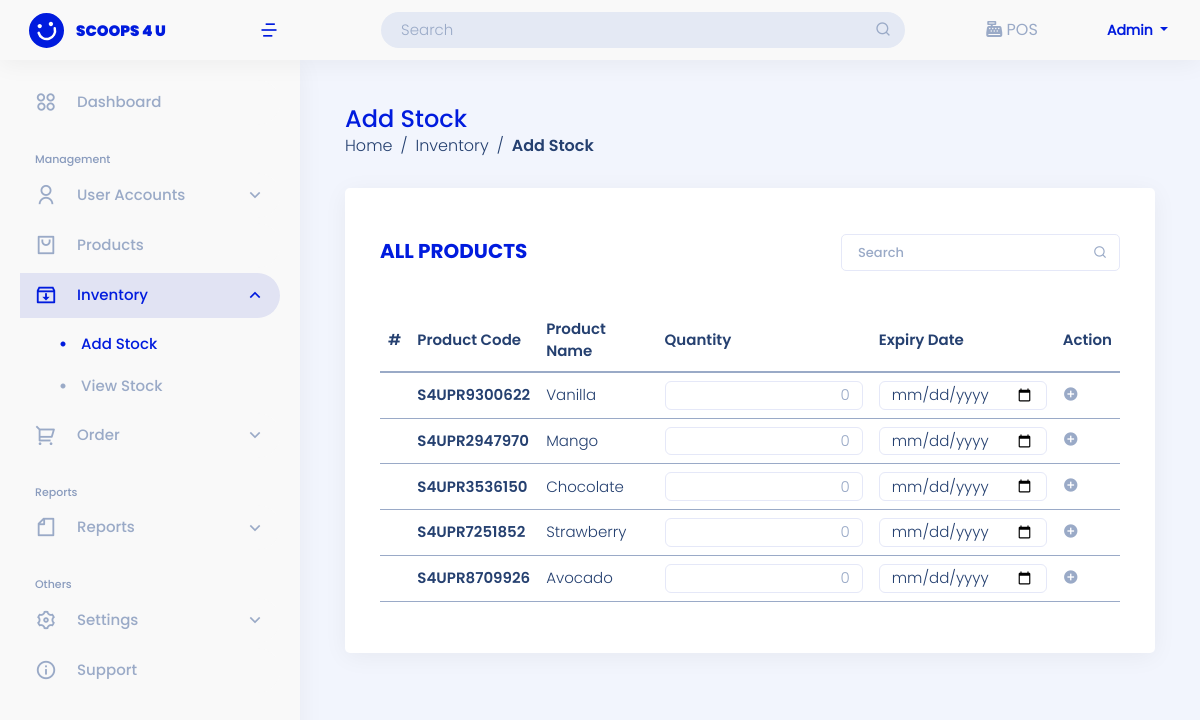
Page /user-site/inventory/ (signed in) on the committed database.
### landing_page/models.py (models this page shows)
class User(AbstractUser):
    ROLE = ((" "," "),("admin","admin"),("staff","staff"),("reseller","reseller"),("rider","rider"))
    STAT = ((" "," "),("active","active"),("inactive","inactive"))
    role = models.CharField(max_length=50, null=True, default=None, choices=ROLE)
    status = models.CharField(max_length=50, null=True, default=None , choices=STAT)

### admin_site/models.py (models this page shows, shortened)
class Product(models.Model):
    STATUS = (("available","available"),("not available","not available"))
    product_code =  models.CharField(unique=True, max_length=200, verbose_name='Product Code')
    product_category =  models.CharField(max_length=200, verbose_name='Category')
    product_name=  models.CharField(max_length=200, verbose_name='Product Name')
    product_unit =  models.CharField(max_length=200, verbose_name='Unit')
    product_ResellerPrice =   models.BigIntegerField(null=True, verbose_name='Reseller Price')
    product_price =   models.BigIntegerField(null=True, verbose_name='Pos Price')
    product_stock =  models.BigIntegerField(null=True, verbose_name='Available Stock')
    product_status =  models.CharField(max_length=200, choices=STATUS, verbose_name='Status')

### admin_site/views.py (the view)
# urls.py: path('inventory/', views.inventory, name='inventory'),
@login_required(login_url='landing_page:login')
def inventory(request):
    list_products = Product.objects.all().order_by('-id')
    context = {'list_products':list_products}
    return render(request, 'admin_site/inventory/add-stock.html', context)

### templates/admin_site/inventory/add-stock.html (shortened to what this page needs)
{% extends 'admin_site/base.html' %}
{% block content %}
<aside id="sidebar" class="sidebar">
    <ul class="sidebar-nav" id="sidebar-nav">
        {% if user.role == "admin"%}
        <li class="nav-item">
            <a class="nav-link collapsed" href="{% url 'admin_site:dashboard'%}">
            <i class="ri-apps-2-line" style="font-size: 22px; font-weight: 100; margin-right: 20px"></i>
            <span>Dashboard</span>
            </a>
        </li>
        {% endif %}
        <li class="nav-heading pt-3">Management</li>
        {% if user.role == "admin"%}
        <li class="nav-item">
            <a class="nav-link collapsed" data-bs-target="#users-nav" data-bs-toggle="collapse" href="#">
            <i class="ri-user-line" style="font-size: 22px; font-weight: 100; margin-right: 20px"></i><span>User Accounts</span><i class="ri-arrow-down-s-line ms-auto" style="font-size: 20px; font-weight: 100;" ></i>
            </a>
        </li>
        {% endif %}
        <li class="nav-item">
        <a class="nav-link collapsed" href="{%url 'admin_site:list_product' %}">
            <i class="ri-shopping-bag-2-line" style="font-size: 22px; font-weight: 100; margin-right: 20px"></i>
            <span>Products</span>
        </a>
        </li>
        <li class="nav-item active-nav">
        <a class="nav-link" data-bs-target="#inventory-nav" data-bs-toggle="collapse" href="#">
            <i class="ri-inbox-archive-line"style="font-size: 22px; font-weight: 100; margin-right: 20px"></i>
            <span>Inventory</span><i class="ri-arrow-down-s-line ms-auto" style="font-size: 20px; font-weight: 100;" ></i>
        </a>
        <ul id="inventory-nav" class="nav-content collapse show" data-bs-parent="#sidebar-nav">
            <li>
                <a href="{%url 'admin_site:inventory' %}" class="active">
                        <span>Add Stock</span>
                </a>
            </li>
            <li>
                <a href="{% url 'admin_site:view_inventory' %}">
                    <span>View Stock</span>
                </a>
            </li>
        </ul>
        </li>
        {% if user.role == "admin"%}
        <li class="nav-item">
        <a class="nav-link collapsed " data-bs-target="#sales-nav" data-bs-toggle="collapse" href="#">
            <i class="ri-shopping-cart-2-line" style="font-size: 22px; font-weight: 100; margin-right: 20px"></i><span>Order</span><i class="ri-arrow-down-s-line ms-auto" style="font-size: 20px; font-weight: 100;" ></i>
        </a>
        </li>
        {% endif %}
        {% if user.role == "admin"%}
        <li class="nav-heading pt-3">Reports</li>
        <li class="mb-act nav-item">
            <a class="nav-link collapsed " data-bs-target="#reports-nav" data-bs-toggle="collapse" href="#">
                <i class="ri-file-line" style="font-size: 22px; font-weight: 100; margin-right: 20px"></i><span>Reports</span><i class="ri-arrow-down-s-line ms-auto" style="font-size: 20px; font-weight: 100;" ></i>
            </a>
        </li>
        {% endif %}
        <li class="nav-heading pt-3">Others</li>
        <li class="nav-item">
            {% if user.role == "admin"%}
            <a class="nav-link collapsed " data-bs-target="#settings-nav" data-bs-toggle="collapse" href="#">
                <i class="ri-settings-3-line" style="font-size: 22px; font-weight: 100; margin-right: 20px"></i><span>Settings</span><i class="ri-arrow-down-s-line ms-auto" style="font-size: 20px; font-weight: 100;" ></i>
            </a>
            {% endif %}
        </li>
        <li class="nav-item">
            <a href="{% url 'admin_site:support' %}" class="nav-link collapsed ">
                <i class="ri-information-line" style="font-size: 22px; font-weight: 100; margin-right: 20px"></i><span>Support</span>
            </a>
        </li>
    </ul>
</aside>
<main id="main" class="main mt-5">
    <div class="pagetitle">
        <h1>Add Stock</h1>
        <nav>
            {% if user.role == "admin"%}
            <ol class="breadcrumb">
                <li class="breadcrumb-item"><a href="{% url 'admin_site:dashboard'%}">Home</a></li>
                <li class="breadcrumb-item">Inventory</li>
                <li class="breadcrumb-item active">Add Stock</li>
            </ol>
            {% endif %}
        </nav>
    </div>
    <section class="section">
        <div class="row">
            <div class="col-lg-12">
                <div class="card">
                    <div class="card-body mt-3">
                        <div class="add-product product-d mb-4">
                            <h5 class="card-title feature">All Products</h5>
                            <form class="search-tab" action="{% url 'admin_site:search_inventory' %}" method="GET"  class="text-end px-4">
                                <input type="text" id="tableM" class="form-control p-2 ps-3" name="search" placeholder="Search">
                                <button class="btn btn-search btn-sm nope" type="submit"></button>
                            </form>
                        </div>
                        {% if list_products %}
                            <div class="table-responsive add-stock-t">
                                <table id="tableAdd" class="table table-hover">
                                    <thead>
                                        <tr class="align-middle">
                                            <th scope="col">#</th>
                                            <th scope="col">Product Code</th>
                                            <th scope="col">Product Name</th>
                                            <th scope="col">Quantity</th>
                                            <th scope="col">Expiry Date</th>
                                            <th scope="col" >Action</th>
                                        </tr>
                                    </thead>
                                    <tbody>
                                        {% for list in list_products %}
                                        <tr class="align-middle">
                                            <td class="num-row"></td>
                                            <td class="modal-view-product">
                                                <a href="{% url 'admin_site:view_product' list.id %}"  data-bs-toggle="modal" data-bs-target="#viewProductModal" class="text-decoration-none">{{ list.product_code }}</a>
                                            </td>
                                            <td style="text-transform: capitalize;">{{ list.product_name }}</td>
                                            <form action="{% url 'admin_site:update_inventory'  list.id %}" method="POST">
                                                <td><input type="number" name="quantity" class="form-control" style="text-align:right;" placeholder="0" required></td>
                                                <td><input type="date" class="form-control" name="expdate"  required></td>
                                                <td><button type="submit" class="btn btn-edit align-middle"><i class="ri-add-circle-fill"></i></button></td>
                                            </form>
                                        </tr>
                                        {% endfor %}
                                    </tbody>
                                </table>
                            </div>
                            {% endif %}
                    </div>
                </div>
            </div>
        </div>
    </section>
</main>
{% endblock content %}

### templates/admin_site/base.html (shortened to what this page needs)
{% load static %}
<!DOCTYPE html>
<html lang="en">
<head>
    <link href="https://cdn.jsdelivr.net/npm/bootstrap@5.0.2/dist/css/bootstrap.min.css" rel="stylesheet" >
    <link href="{% static '/css/assets/bootstrap/css/bootstrap.min.css'%}" rel="stylesheet">
    <link href="{% static '/css/assets/simple-datatables/style.css'%}" rel="stylesheet">
    <link href="{% static '/css/assets/remixicon/remixicon.css'%}" rel="stylesheet">
    <link href="https://cdn.datatables.net/1.13.4/css/jquery.dataTables.min.css" rel="stylesheet">
    <link href="https://cdn.datatables.net/buttons/2.3.6/css/buttons.dataTables.min.css" rel="stylesheet">
    <link href="https://cdn.datatables.net/autofill/2.5.3/css/autoFill.dataTables.min.css" rel="stylesheet">
    <link href="https://cdn.datatables.net/v/bs5/jszip-2.5.0/b-2.3.6/b-colvis-2.3.6/b-html5-2.3.6/b-print-2.3.6/date-1.4.0/sp-2.1.2/datatables.min.css" rel="stylesheet"/>
    <link href="{% static '/css/sandi.css'%}" rel="stylesheet">
  </head>
<body>
{% if user.role == "admin"%}
<header id="header" class="header fixed-top d-flex align-items-center">
  <div class="d-flex align-items-center justify-content-between">
    <a href="{% url 'admin_site:dashboard'%}" class="logo d-flex align-items-center">
      <img src="{% static '/img/logo-header.svg'%}" alt="">
      <span class="d-none d-lg-block">SCOOPS 4 U</span>
    </a>
    <i class="ri-menu-4-line toggle-sidebar-btn ms-1 me-3" style="font-size: 20px; font-weight: 500; color:#001BDE;"></i>
  </div>
  <div class="search-bar mx-auto">
    <form class="search-form d-flex align-items-center" method="POST" action="#">
      <input type="text" name="query" placeholder="Search" title="Enter search keyword">
      <button type="submit" title="Search"><i class="ri-search-line"></i></button>
    </form>
  </div>
  <div class="POS POS-header">
      <i class="fa-solid fa-cash-register"></i>
      <a href="{%url 'admin_site:pos' %}">POS</a>
    </div>
  <nav class="header-nav ms-auto">
    <ul class="d-flex align-items-center">
      <li class="nav-item dropdown pe-3">
        <a class="nav-link nav-profile d-flex align-items-center me-3" href="#" data-bs-toggle="dropdown">
          <span class="d-none d-md-block dropdown-toggle ps-2" style="text-transform: capitalize;">
            {{ user }}
          </span>
        </a>
      </li>
    </ul>
  </nav>
</header>
{% endif %}
<div class="">
  <div class="">
      <div class="">
          {% block content %}
          {% endblock content %}
        </div>
      </div>
    </div>
</body>
</html>

### rows in the picture
User: username "Admin"
Product: product_code "S4UPR9300622", product_name "Vanilla"
Product: product_code "S4UPR2947970", product_name "Mango"
Product: product_code "S4UPR3536150", product_name "Chocolate"
Product: product_code "S4UPR7251852", product_name "Strawberry"
Product: product_code "S4UPR8709926", product_name "Avocado"
